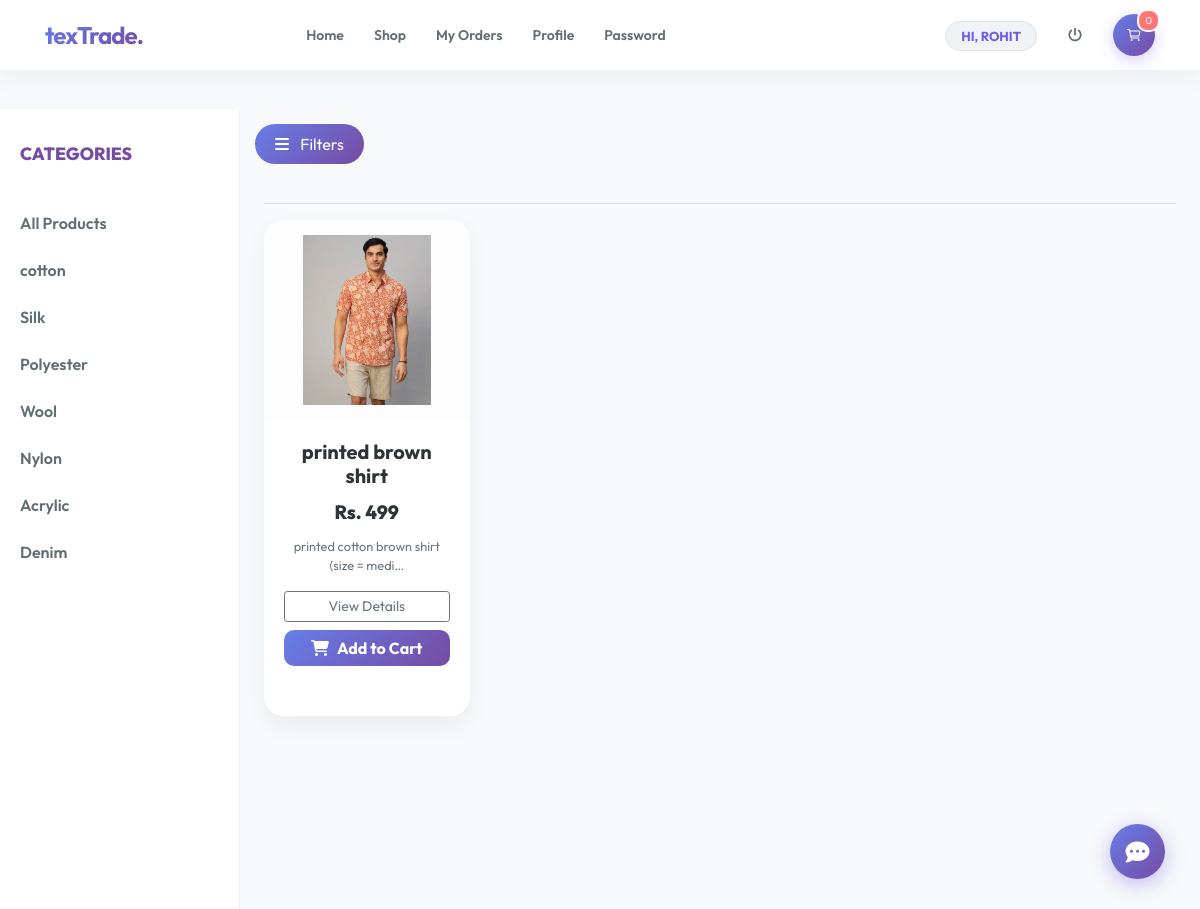
The page /view_product/0 (signed in) on the database as committed earlier.
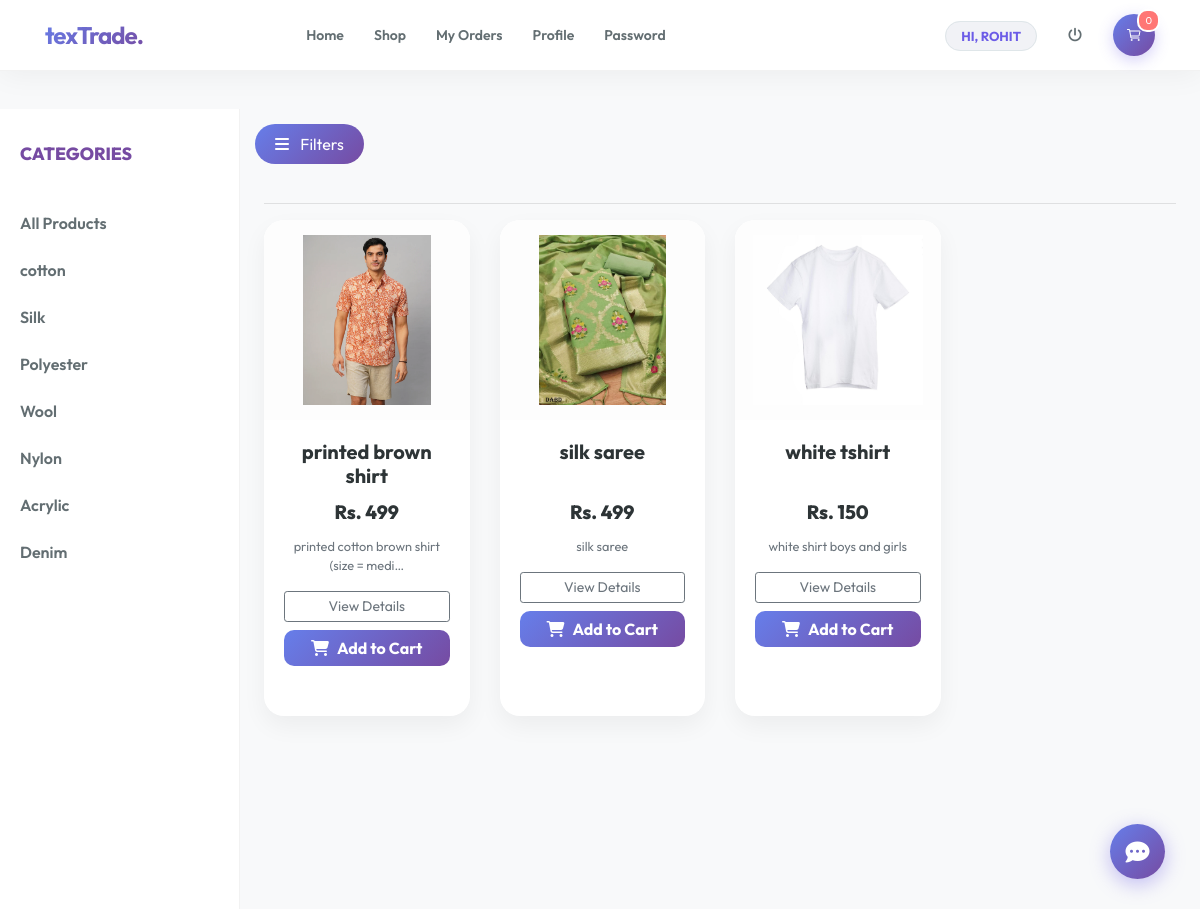
The same page on the database as committed later.
### textiles/models.py (models this page shows, shortened)
class Category(models.Model):
    id = models.AutoField(primary_key=True)
    name = models.CharField(max_length=30, null=True)

class Product(models.Model):
    id = models.AutoField(primary_key=True)
    category = models.ForeignKey(Category, on_delete=models.CASCADE, null=True)
    vendor = models.ForeignKey(Vendor, on_delete=models.CASCADE, null=True)
    image = models.FileField(upload_to='images/', null=True)
    name = models.CharField(max_length=30, null=True)
    price = models.IntegerField(null=True)
    desc = models.TextField(null=True)

### textiles/views.py (the view)
# urls.py: path('view_product/<int:pid>', View_product, name='view_product'),
def View_product(request, pid):
    if not request.user.is_authenticated:
        return redirect('login_admin')
    user = profile = cart = pro1 = cat1 = None
    num1 = 0
    if not request.user.is_staff:
        user = User.objects.get(id=request.user.id)
        profile = Profile.objects.get(user=user)
        cart = Cart.objects.filter(profile=profile)
        num1 = cart.count()  # Count cart items
    if pid == 0:
        cat = "All Product"
        pro1 = Product.objects.all()
    else:
        cat1 = Category.objects.get(id=pid)
        pro1 = Product.objects.filter(category=cat1)
    categories = Category.objects.all()
    context = {
        'pro1': pro1,
        'cat': categories,
        'cat1': cat1,
        'num1': num1
    }
    return render(request, 'view_product.html', context)

### textiles/templates/view_product.html (shortened to what this page needs)
{% extends 'navigation.html' %}
{% block body %}
{% load static %}
<div class="d-flex" id="wrapper">
    <div id="sidebar-wrapper">
        <div class="sidebar-heading">Categories</div>
        <div class="list-group list-group-flush">
            <a href="{% url 'view_product' 0 %}" class="list-group-item list-group-item-action">All Products</a>
            {% for i in cat %}
                <a href="{% url 'view_product' i.id %}" class="list-group-item list-group-item-action">{{ i.name }}</a>
            {% endfor %}
        </div>
    </div>
    <div id="page-content-wrapper">
        <button class="btn" id="menu-toggle"><i class="fas fa-bars mr-2"></i> Filters</button>
        <div class="container-fluid px-4">
            <hr>
            <div class="row">
                {% for j in pro1 %}
                <div class="col-xl-3 col-lg-4 col-md-6 mb-4">
                    <div class="product-card">
                        <div class="img-container">
                            <img src="{{ j.image.url }}" class="product-img" alt="Product">
                        </div>
                        <div class="card-body">
                            <h5 style="font-weight: 700; height: 2.5em; overflow: hidden;">{{ j.name }}</h5>
                            <div class="price-tag">Rs. {{ j.price }}</div>
                            <p class="text-muted small">{{ j.desc|truncatechars:40 }}</p>
                            <div class="mt-3">
                                <a href="{% url 'product_detail' j.id %}" class="btn btn-sm btn-outline-secondary btn-block mb-2">View Details</a>
                                <form action="{% url 'add_cart' j.id %}" method="post">
                                    <button type="submit" class="btn btn-cart">
                                        <i class="fas fa-shopping-cart mr-2"></i>Add to Cart
                                    </button>
                                </form>
                            </div>
                        </div>
                    </div>
                </div>
                {% empty %}
                <div class="col-12 text-center mt-5">
                    <h4 class="text-muted">No products found.</h4>
                </div>
                {% endfor %}
            </div>
        </div>
    </div>
</div>
{% endblock %}

### textiles/templates/navigation.html (shortened to what this page needs)
<!DOCTYPE html>
<html lang="en">
<head>
    {% load static %}
    <link rel="stylesheet" href="https://maxcdn.bootstrapcdn.com/bootstrap/4.0.0/css/bootstrap.min.css">
    <link rel="stylesheet" href="https://cdnjs.cloudflare.com/ajax/libs/font-awesome/6.4.0/css/all.min.css">
</head>
<body>
<nav class="navbar navbar-expand-lg fixed-top">
    <div class="container">
        <a class="navbar-brand" href="{% url 'home' %}">texTrade.</a>
        <div class="collapse navbar-collapse" id="mainNavbar">
            <ul class="navbar-nav mx-auto">
                {% if request.user.is_superuser %}
                    <li class="nav-item"><a class="nav-link" href="{% url 'admin_home' %}">Dashboard</a></li>
                    <li class="nav-item"><a class="nav-link" href="{% url 'view_user' %}">Users</a></li>
                    <li class="nav-item"><a class="nav-link" href="{% url 'view_vendors' %}">Vendors</a></li>
                     <li class="nav-item"><a class="nav-link" href="{% url 'admin_viewBooking' %}">Orders</a></li>
                    <li class="nav-item dropdown">
                        <a class="nav-link dropdown-toggle" href="#" data-toggle="dropdown">Catalog</a>
                        <div class="dropdown-menu">
                            <a class="dropdown-item" href="{% url 'admin_view_product' %}">View Products</a>
                            <div class="dropdown-divider"></div>
                            <a class="dropdown-item" href="{% url 'add_categary' %}">Add Category</a>
                            <a class="dropdown-item" href="{% url 'view_categary' %}">View Categories</a>
                        </div>
                    </li>
                    <li class="nav-item"><a class="nav-link" href="{% url 'admin_profile' %}">Profile</a></li>
                {% elif request.user.is_staff and not request.user.is_superuser %}
                    <li class="nav-item"><a class="nav-link" href="{% url 'vendor_home' %}">Vendor Home</a></li>
                    <li class="nav-item"><a class="nav-link" href="{% url 'vendor_edit_profile' %}">Profile</a></li>
                    <li class="nav-item"><a class="nav-link" href="{% url 'vendor_change_password' %}">Security</a></li>
                {% elif request.user.username %}
                    <li class="nav-item"><a class="nav-link" href="{% url 'home' %}">Home</a></li>
                    <li class="nav-item"><a class="nav-link" href="{% url 'view_product' 0 %}">Shop</a></li>
                    <li class="nav-item"><a class="nav-link" href="{% url 'view_booking' %}">My Orders</a></li>
                    <li class="nav-item"><a class="nav-link" href="{% url 'profile' %}">Profile </a></li>
                    <li class="nav-item"><a class="nav-link" href="{% url 'change_password' %}">Password</a></li>
                {% else %}
                    <li class="nav-item"><a class="nav-link" href="{% url 'home' %}">Home</a></li>
                    <li class="nav-item"><a class="nav-link" href="{% url 'about' %}">About</a></li>
                    <li class="nav-item"><a class="nav-link" href="{% url 'contact' %}">Contact</a></li>
                {% endif %}
            </ul>
            <ul class="navbar-nav ml-auto align-items-center">
                {% if request.user.is_authenticated %}
                    <li class="nav-item mr-3">
                        <span class="welcome-badge">HI, {{ request.user.username }}</span>
                    </li>
                    <li class="nav-item">
                        <a class="nav-link text-danger" href="{% url 'logout' %}"><i class="fas fa-power-off"></i></a>
                    </li>
                {% else %}
                    <li class="nav-item"><a class="nav-link" href="{% url 'login' %}">User Login</a></li>
                    <li class="nav-item"><a class="nav-link" href="{% url 'login_admin' %}">Admin Login</a></li>
                    <li class="nav-item ml-lg-2"><a class="nav-link btn-vendor" href="{% url 'loginvender' %}">Vendor Login</a></li>
                {% endif %}
                {% if request.user.username and not request.user.is_staff %}
                    <li class="nav-item ml-lg-3">
                        <a href="{% url 'cart' %}" class="cart-circle">
                            <ion-icon name="cart-outline"></ion-icon>
                            <span class="cart-count">{{ num1 }}</span>
                        </a>
                    </li>
                {% endif %}
            </ul>
        </div>
    </div>
</nav>
{% block body %}
{% endblock %}
{% if request.user.is_authenticated  %}
<button class="chatbot-toggler" onclick="document.body.classList.toggle('show-chatbot')">
    <i class="fas fa-comment-dots"></i>
</button>
{% endif %}
</body>
</html>

### textiles/templates/navigation.html (style rules this page uses)
:root { --glass-bg: rgba(255, 255, 255, 0.95); --main-gradient: linear-gradient(135deg, #667eea 0%, #764ba2 100%); --text-dark: #2d3436; --accent-purple: #6c5ce7; }
body { font-family: 'Outfit', sans-serif; background-color: #ffffff; color: var(--text-dark); padding-top: 85px; }
.navbar { background: var(--glass-bg) !important; backdrop-filter: blur(10px); border-bottom: 1px solid rgba(0,0,0,0.05); box-shadow: 0 4px 30px rgba(0, 0, 0, 0.05); padding: 12px 0; }
.navbar-brand { font-weight: 700; font-size: 24px; background: var(--main-gradient); -webkit-background-clip: text; -webkit-text-fill-color: transparent; letter-spacing: -1px; }
.nav-link { color: #636e72 !important; font-weight: 600; font-size: 14px; margin: 0 3px; padding: 8px 12px !important; border-radius: 10px; transition: 0.2s; }
.welcome-badge { background: #f1f2f6; padding: 6px 15px; border-radius: 50px; font-size: 13px; font-weight: 700; color: var(--accent-purple); border: 1px solid #dfe6e9; text-transform: uppercase; }
.cart-circle { background: var(--main-gradient); color: white !important; width: 42px; height: 42px; display: flex; align-items: center; justify-content: center; border-radius: 50%; position: relative; box-shadow: 0 4px 15px rgba(108, 92, 231, 0.3); }
.cart-count { position: absolute; top: -5px; right: -5px; background: #ff7675; color: white; font-size: 10px; padding: 2px 6px; border-radius: 10px; border: 2px solid white; }
.chatbot-toggler { position: fixed; bottom: 30px; right: 35px; outline: none; border: none; height: 55px; width: 55px; display: flex; cursor: pointer; align-items: center; justify-content: center; border-radius: 50%; background: var(--main-gradient); transition: all 0.2s ease; box-shadow: 0 5px 20px rgba(108, 92, 231, 0.4); z-index: 1000; }
.chatbot-toggler i { color: #fff; position: absolute; font-size: 24px; }

### textiles/templates/view_product.html (style rules this page uses)
:root { --glass-bg: rgba(255, 255, 255, 0.95); --main-gradient: linear-gradient(135deg, #667eea 0%, #764ba2 100%); }
body { background-color: #f8f9fa; overflow-x: hidden; }
#wrapper { display: flex; width: 100%; }
#sidebar-wrapper { min-height: 100vh; margin-left: -15rem; transition: margin .25s ease-out; background: var(--glass-bg) !important; backdrop-filter: blur(10px); border-right: 1px solid rgba(0,0,0,0.05) !important; width: 15rem; flex-shrink: 0; }
#page-content-wrapper { width: 100%; flex-grow: 1; }
.sidebar-heading { padding: 2rem 1.25rem; font-weight: 800; font-size: 1.1rem; color: #764ba2; text-transform: uppercase; }
.list-group-item-action { border: none !important; padding: 12px 20px !important; font-weight: 600; color: #636e72 !important; background: transparent !important; }
.product-card { background: white; border-radius: 20px; border: none; overflow: hidden; transition: 0.3s; box-shadow: 0 10px 25px rgba(0,0,0,0.05); margin-bottom: 30px; height: 100%; display: flex; flex-direction: column; }
.img-container { height: 200px; background: #fdfdfd; display: flex; justify-content: center; align-items: center; padding: 15px; }
.product-img { max-width: 100%; max-height: 100%; object-fit: contain; }
.card-body { padding: 20px; text-align: center; }
.price-tag { font-weight: 800; color: #2d3436; font-size: 1.2rem; margin-bottom: 10px; }
.btn-cart { background: var(--main-gradient); color: white !important; border-radius: 10px; font-weight: 700; width: 100%; border: none; }
#menu-toggle { background: var(--main-gradient); color: white; border: none; border-radius: 50px; padding: 8px 20px; margin: 15px; }
@media (min-width: 768px) { #sidebar-wrapper { margin-left: 0; } }

Rows that differ between the two databases and show on the page:
added Product: image (picture), name "silk saree", price "499", desc "silk saree"
added Product: image (picture), name "white tshirt", price "150", desc "white shirt boys and girls"
